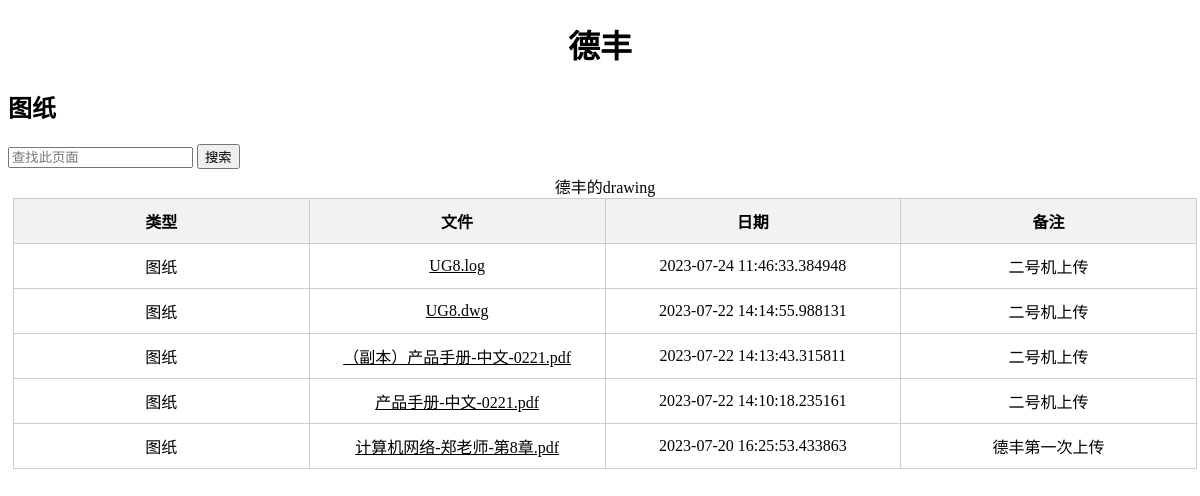
/德丰/drawing (signed in), run on the app's committed database.
### app/models.py (models this page shows)
class Path(db.Model):
    id = db.Column(db.Integer, primary_key=True)
    name = db.Column(db.String(64))
    tag = db.Column(db.Integer)
    fname = db.Column(db.String(64))
    data = db.Column(DateTime)
    path = db.Column(db.String(128))
    mes = db.Column(db.String(256))
    user_id = db.Column(db.Integer, db.ForeignKey('user.id'))

### app/routes.py (the view)
@app.route("/<path:name>/<tag>")
def custom(name,tag):
    with app.app_context():
        u = Path.query.filter_by(tag=tag,name=name).all()
        u.sort(key=lambda x: x.data, reverse=True)
    return render_template("custom.html",u=u,tag=tag)

### app/models.py (called while the page is built)
@login.user_loader
def load_user(id):
    return User.query.get(int(id))

### app/templates/custom.html (shortened to what this page needs)
<!DOCTYPE html>
<html lang="en">
<head>
</head>
<body>
{% if not u[0] %}
<h1>还没有元素</h1>
{% else:%}
<h1 style="text-align: center">{{u[0].name}} </h1>
<h2>{%if tag == 'workbook'%}
            工作书
            {%elif tag == 'drawing'%}
            图纸
            {%endif%}</h2>
 <input type="text" id="searchInput" placeholder="查找此页面">
    <button onclick="searchKeyword()">搜索</button>
<table id="dataTable">
    <caption>{{u[0].name}}的{{tag}}</caption>
    <thead>
    <tr>
        <th>类型</th>
        <th>文件</th>
        <th>日期</th>
        <th>备注</th>
    </tr>
    </thead>
    <tbody>
    {%for i in u%}
    <tr>
        <td>
            {%if tag == 'workbook'%}
            工作书
            {%elif tag == 'drawing'%}
            图纸
            {%endif%}
        </td>
        <td>
            <a href={{url_for("view",path=i.path)}}>
                {{i.fname}}
            </a>
        </td>
        <td>{{i.data}}</td>
<td>{{i.mes}}</td>
    </tr>
    {%endfor%}
    </tbody>
</table>
{% endif%}
</body>
</html>

### app/templates/custom.html (style rules this page uses)
a { color: black; cursor: pointer; }
table { border-collapse: collapse; width: 100%; margin: 5px; }
th,td { width: 20%; border: 1px solid #ccc; padding: 10px; text-align: center; }
th { background-color: #f2f2f2; font-weight: bold; }

### data on the page
Path: name "德丰", fname "UG8.log", data "2023-07-24 11:46:33.384948", mes "二号机上传"
Path: fname "UG8.dwg", data "2023-07-22 14:14:55.988131", mes "二号机上传"
Path: fname "（副本）产品手册-中文-0221.pdf", data "2023-07-22 14:13:43.315811", mes "二号机上传"
Path: fname "产品手册-中文-0221.pdf", data "2023-07-22 14:10:18.235161", mes "二号机上传"
Path: fname "计算机网络-郑老师-第8章.pdf", data "2023-07-20 16:25:53.433863", mes "德丰第一次上传"

### other printed values
{{ tag }} "drawing"
